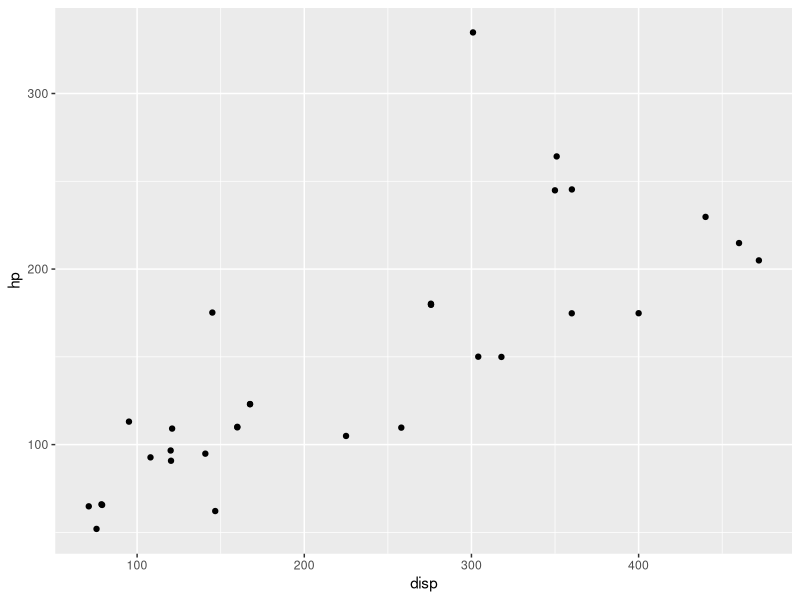

The R source for this figure:
## ---- chunk 1
library(ggplot2)
## ---- chunk 2
1 + 1
## ---- chunk 3
#| echo: false
2 * 2
## ---- chunk 4
#| echo: true
mtcars |> 
  ggplot(aes(x=disp, y=hp)) +
  geom_jitter()
